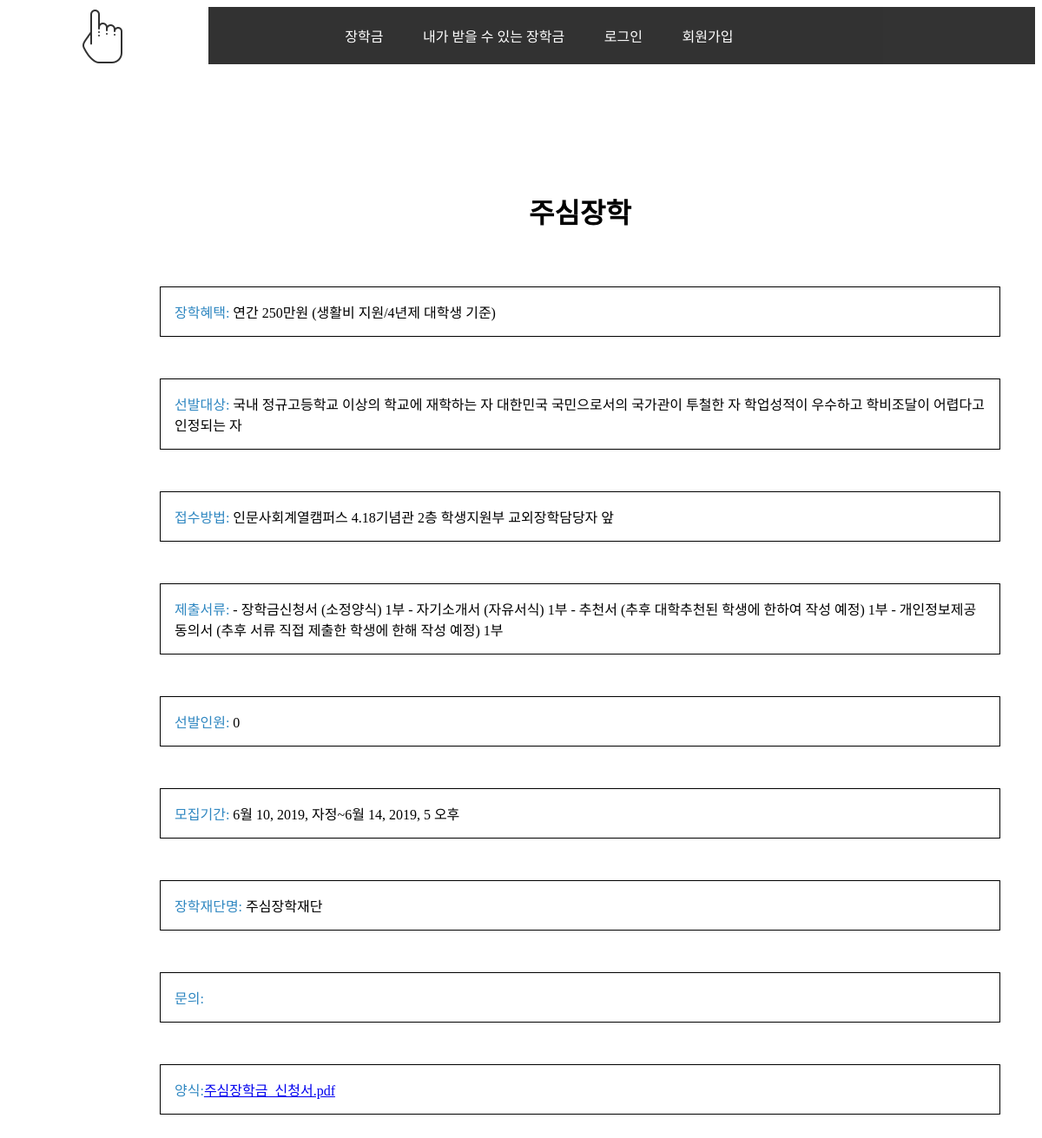
Page /scholarship/scholarship_detail/joosim-jang-hack/ on the committed database.
### scholarship/models.py (models this page shows, shortened)
class Scholar_content(models.Model):
    scholar_name=models.CharField(max_length=200,primary_key=True,verbose_name='장학이름')
    scholar_reward=models.TextField(blank=True,verbose_name='장학혜택')
    scholar_needs=models.TextField(blank=True,verbose_name='제출서류')
    scholar_howto=models.TextField(blank=True,verbose_name='접수방법')
    scholar_qna=models.TextField(blank=True,verbose_name='장학문의번호')
    scholar_recruitment_num=models.PositiveIntegerField(verbose_name='선발인원')
    scholar_application_start=models.DateTimeField(blank=True,null=True,verbose_name='제출기간 시작')
    scholar_application_end = models.DateTimeField(blank=True,null=True,verbose_name='제출기간 마지막')
    scholar_foundation_name=models.CharField(max_length=200,verbose_name='장학재단이름')
    scholar_who_draft=models.TextField(blank=True,verbose_name='선발대상')
    slug = models.SlugField(default='garbage',allow_unicode=True,max_length=100,verbose_name='슬러그')
    thumb_nail = models.ImageField(default = 'default.png',verbose_name='썸네일')
    form_file = models.FileField(verbose_name='양식업로드',null=True)

### scholarship/views.py (the view)
# urls.py: path('scholarship_detail/<slug:scholar_slug>/',views.scholarship_detail,name='detail'),
def scholarship_detail(request,scholar_slug):
    scholar = Scholar_content.objects.get(slug=scholar_slug)
    FILE_DIR = os.path.join(MEDIA_ROOT,str(scholar.form_file))
    return render(request,'scholarship/detail.html',{'scholar':scholar})

### scholarship/templates/scholarship/detail.html (shortened to what this page needs)
{% extends 'base_layout.html' %}
{% load static %}
    {% block content%}
    <div class="content-detail">
        <li class="list-detail">
            <h1 class="title">{{scholar.scholar_name}}</h1>
            <ul><p class="detail-title">장학혜택:</p> {{scholar.scholar_reward}}</ul>
            <ul><p class="detail-title">선발대상:</p> {{scholar.scholar_who_draft}}</ul>
            <ul><p class="detail-title">접수방법:</p> {{scholar.scholar_howto}}</ul>
            <ul><p class="detail-title">제출서류:</p> {{scholar.scholar_needs}}</ul>
            <ul><p class="detail-title">선발인원:</p> {{scholar.scholar_recruitment_num}}</ul>
            <ul><p class="detail-title">모집기간:</p> {{scholar.scholar_application_start}}~{{scholar.scholar_application_end}}</ul>
            <ul><p class="detail-title">장학재단명:</p> {{scholar.scholar_foundation_name}}</ul>
            <ul><p class="detail-title">문의:</p> {{scholar.scholar_qna}}</ul>
            <ul><p class="detail-title">양식:</p>{%if scholar.form_file %}<a href="{{MEDIA_ROOT}}{{scholar.form_file.url}}">{{scholar.form_file}}</a>{% endif%}</ul>
        </li>
    </div>
    {% endblock %}

### scholarship/static/css/base.css (style rules this page uses)
body { text-align: center; }
div { min-width: 1000px; min-height: auto; }
ul { text-align: center; padding: 0; }
li { display: inline-block; }
.content-detail { margin: 4rem 10rem; }
h1.title { margin: 4rem 0; }
.list-detail ul { margin: 3rem 1rem; text-align: left; border:0.1rem solid; padding: 1rem; }
p.detail-title { display: inline; color: #2f87c1; }

### rows in the picture
Scholar_content: scholar_name "주심장학", scholar_reward "연간 250만원 (생활비 지원/4년제 대학생 기준)", scholar_who_draft "국내 정규고등학교 이상의 학교에 재학하는 자 대한민국 국민으로서의 국가관이 투철한 자 학업성적이 우수하고 학비조달이 어렵다고 인정되는 자", scholar_howto "인문사회계열캠퍼스 4.18기념관 2층 학생지원부 교외장학담당자 앞", scholar_needs "- 장학금신청서 (소정양식) 1부 - 자기소개서 (자유서식) 1부 - 추천서 (추후 대학추천된 학생에 한하여 작성 예정) 1부 - 개인정보제공동의서 (추후 서류 직접 제출한 학생에 한해 작성 예정) 1부", scholar_recruitment_num "0", scholar_application_start "6월 10, 2019, 자정", scholar_application_end "6월 14, 2019, 5 오후", scholar_foundation_name "주심장학재단", form_file "주심장학금_신청서.pdf"
